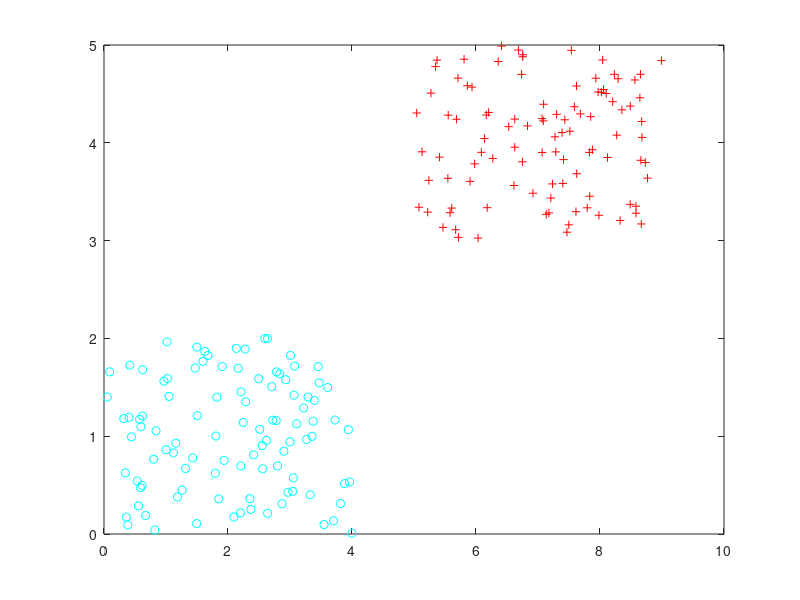
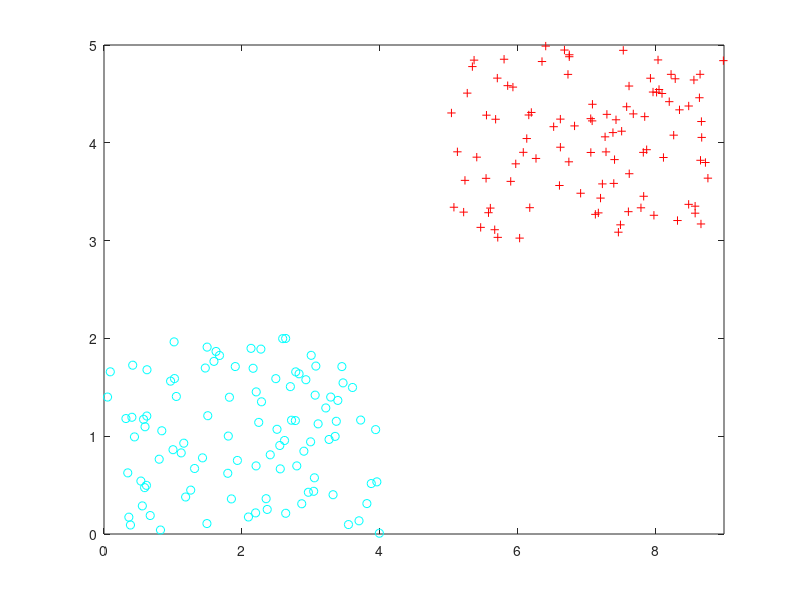

Recreate these plots in MATLAB, in order.
clear
clc
x = [4 * rand(100, 1), 2 * rand(100, 1)];
x = cat(1, x, [5+(4) * rand(100, 1), 3+(2) * rand(100, 1)]);   
y = -ones(100, 1);
y = cat(1, y, ones(100,1));

plot(x(1:100,1),x(1:100,2),'co')
hold on
plot(x(101:200,1),x(101:200,2),'r+')
hold off

n = length(y);   % 200
f = -ones(n, 1);  
Aeq = y';
beq = 0;
lb = zeros(n, 1);
Q = (y * y') .* (x * x');
%alpha = quadprog(Q, f, A, B , Aeq, beq, lb, ub);
alpha = quadprog(Q, f, [], [], Aeq, beq, lb, []);

for i=1:n
    if alpha(i) < 0.0005
        alpha(i) = 0;
    end
end
w = x' * (alpha .* y)
s = find(alpha ~= 0);
b = (1 / length(s)) * sum((y(s, : ) - (x(s, : ) * w) ))

% w.z + b = 0    w1.z1 + w2.z2 = -b    z2 = -w1/w2 - b/w2
figure
plot(x(1:100,1),x(1:100,2),'co')
hold on
plot(x(101:200,1),x(101:200,2),'r+')
hold on
z1= 0 :.1:9;
z2= (-w(1)/w(2))*z1 - b/w(2);
plot(z1,z2,'k-')

m1= 0 :.1: 9;
m2= (-w(1)/w(2))*m1 + (1- b)/w(2);
plot(m1,m2,'b.')

s1= 0 :.1: 9;
s2= (-w(1)/w(2))*s1 + (-1- b)/w(2);
plot(s1,s2,'b.')
axis([0,9,0,5])